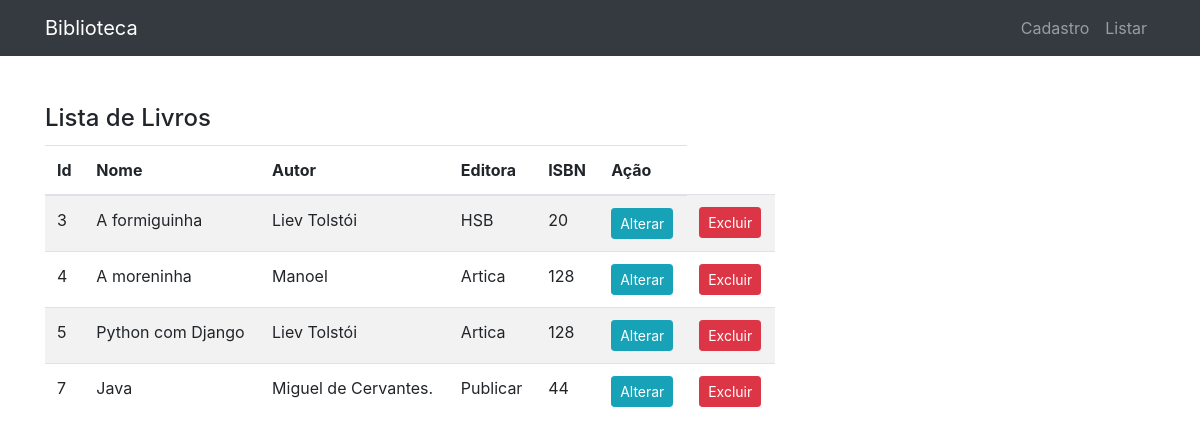
Page /livros_list/ on the earlier database version.
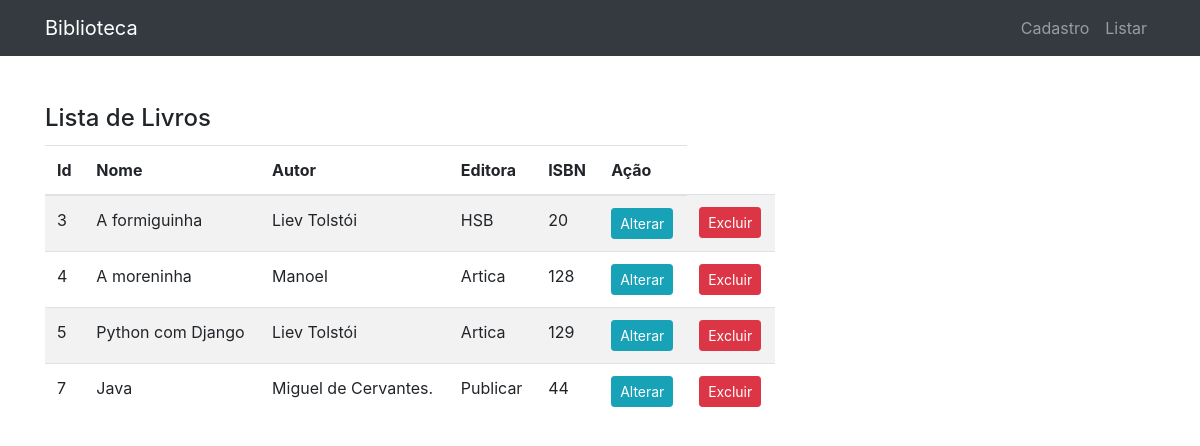
Same page on the later database version.
### livro/models.py (models this page shows, shortened)
class Livro(models.Model):
    nome = models.CharField(max_length=100)
    autor = models.CharField(max_length=50)
    editora = models.CharField(max_length=50)
    isbn = models.IntegerField()
    class Meta:
        verbose_name = 'Livro'

### livro/views.py (the view)
# urls.py: path('livros_list/', views.livros_list.as_view(), name='livros_list'),
class livros_list(ListView):
    template_name = "livro/livros_list.html"
    model = Livro
    context_object_name = "object_list"

### livro/templates/livro/livros_list.html (shortened to what this page needs)
{% extends 'base.html' %}
{% block conteudo %}
<body>
<div class="navbar-wrapper header">
    <br/>
</div>
<div class="row">
    <h4 class="card-title">Lista de Livros</h4>
    <br/>
    <div class="table">
        <table class="table table-striped">
            <thead>
            <tr>
                <th>Id</th>
                <th>Nome</th>
                <th>Autor</th>
                <th>Editora</th>
                <th>ISBN</th>
                <th>Ação</th>
            </tr>
            </thead>
            <tbody>
            {% for livro in object_list %}
            <tr>
                <td>{{ livro.id }}</td>
                <td>{{ livro.nome }}</td>
                <td>{{ livro.autor }}</td>
                <td>{{ livro.editora }}</td>
                <td>{{ livro.isbn }}</td>
                <td>
                    <a class="btn btn-info btn-sm" href="{% url 'livro:livro_update' livro.pk %}">Alterar</a>
                </td>
                <td>
                    <a class="btn btn-danger btn-sm" href="{% url 'livro:livros_confirm_delete' livro.pk %}">Excluir</a>
                </td>
                {% endfor %}
            </tr>
            </tbody>
        </table>
    </div>
</div>
</body>
{% endblock %}

Differences in the rows shown:
changed Livro "Python com Django": isbn "128" → "129"
